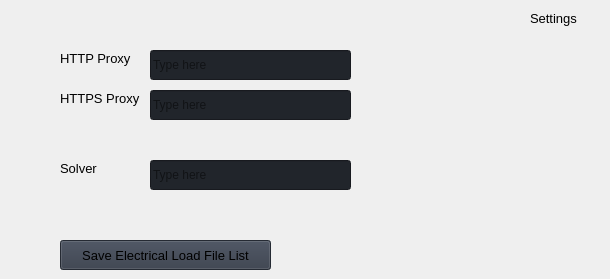
                     <widget class="QWidget" name="settings_page">
                      <widget class="QLineEdit" name="httpProxyInput">
                       <property name="geometry">
                        <rect>
                         <x>150</x>
                         <y>50</y>
                         <width>201</width>
                         <height>30</height>
                        </rect>
                       </property>
                       <property name="minimumSize">
                        <size>
                         <width>0</width>
                         <height>30</height>
                        </size>
                       </property>
                       <property name="styleSheet">
                        <string notr="true">background-color: rgb(33, 37, 43);</string>
                       </property>
                       <property name="text">
                        <string/>
                       </property>
                       <property name="placeholderText">
                        <string>Type here</string>
                       </property>
                      </widget>
                      <widget class="QLabel" name="label_51">
                       <property name="geometry">
                        <rect>
                         <x>60</x>
                         <y>50</y>
                         <width>91</width>
                         <height>16</height>
                        </rect>
                       </property>
                       <property name="font">
                        <font>
                         <family>Segoe UI</family>
                         <pointsize>10</pointsize>
                         <weight>50</weight>
                         <italic>false</italic>
                         <bold>false</bold>
                        </font>
                       </property>
                       <property name="text">
                        <string>HTTP Proxy</string>
                       </property>
                      </widget>
                      <widget class="QLabel" name="label_52">
                       <property name="geometry">
                        <rect>
                         <x>530</x>
                         <y>10</y>
                         <width>71</width>
                         <height>16</height>
                        </rect>
                       </property>
                       <property name="font">
                        <font>
                         <family>Segoe UI</family>
                         <pointsize>10</pointsize>
                         <weight>50</weight>
                         <italic>false</italic>
                         <bold>false</bold>
                        </font>
                       </property>
                       <property name="text">
                        <string>Settings </string>
                       </property>
                      </widget>
                      <widget class="QLabel" name="label_53">
                       <property name="geometry">
                        <rect>
                         <x>60</x>
                         <y>90</y>
                         <width>91</width>
                         <height>16</height>
                        </rect>
                       </property>
                       <property name="font">
                        <font>
                         <family>Segoe UI</family>
                         <pointsize>10</pointsize>
                         <weight>50</weight>
                         <italic>false</italic>
                         <bold>false</bold>
                        </font>
                       </property>
                       <property name="text">
                        <string>HTTPS Proxy</string>
                       </property>
                      </widget>
                      <widget class="QLineEdit" name="httpsProxyInput">
                       <property name="geometry">
                        <rect>
                         <x>150</x>
                         <y>90</y>
                         <width>201</width>
                         <height>30</height>
                        </rect>
                       </property>
                       <property name="minimumSize">
                        <size>
                         <width>0</width>
                         <height>30</height>
                        </size>
                       </property>
                       <property name="styleSheet">
                        <string notr="true">background-color: rgb(33, 37, 43);</string>
                       </property>
                       <property name="text">
                        <string/>
                       </property>
                       <property name="placeholderText">
                        <string>Type here</string>
                       </property>
                      </widget>
                      <widget class="QLineEdit" name="solverInput">
                       <property name="geometry">
                        <rect>
                         <x>150</x>
                         <y>160</y>
                         <width>201</width>
                         <height>30</height>
                        </rect>
                       </property>
                       <property name="minimumSize">
                        <size>
                         <width>0</width>
                         <height>30</height>
                        </size>
                       </property>
                       <property name="styleSheet">
                        <string notr="true">background-color: rgb(33, 37, 43);</string>
                       </property>
                       <property name="text">
                        <string/>
                       </property>
                       <property name="placeholderText">
                        <string>Type here</string>
                       </property>
                      </widget>
                      <widget class="QLabel" name="label_54">
                       <property name="geometry">
                        <rect>
                         <x>60</x>
                         <y>160</y>
                         <width>91</width>
                         <height>16</height>
                        </rect>
                       </property>
                       <property name="font">
                        <font>
                         <family>Segoe UI</family>
                         <pointsize>10</pointsize>
                         <weight>50</weight>
                         <italic>false</italic>
                         <bold>false</bold>
                        </font>
                       </property>
                       <property name="text">
                        <string>Solver</string>
                       </property>
                      </widget>
                      <widget class="QPushButton" name="saveSettingsButton">
                       <property name="geometry">
                        <rect>
                         <x>60</x>
                         <y>240</y>
                         <width>211</width>
                         <height>30</height>
                        </rect>
                       </property>
                       <property name="minimumSize">
                        <size>
                         <width>150</width>
                         <height>30</height>
                        </size>
                       </property>
                       <property name="font">
                        <font>
                         <family>Segoe UI</family>
                         <pointsize>10</pointsize>
                         <weight>50</weight>
                         <italic>false</italic>
                         <bold>false</bold>
                        </font>
                       </property>
                       <property name="cursor">
                        <cursorShape>PointingHandCursor</cursorShape>
                       </property>
                       <property name="styleSheet">
                        <string notr="true">background-color: rgb(52, 59, 72);</string>
                       </property>
                       <property name="text">
                        <string>Save Electrical Load File List</string>
                       </property>
                       <property name="icon">
                        <iconset resource="../snl-quest-cec-tool-v0.01/resources.qrc">
                         <normaloff>:/icons/images/icons/cil-save.png</normaloff>:/icons/images/icons/cil-save.png</iconset>
                       </property>
                      </widget>
                     </widget>
